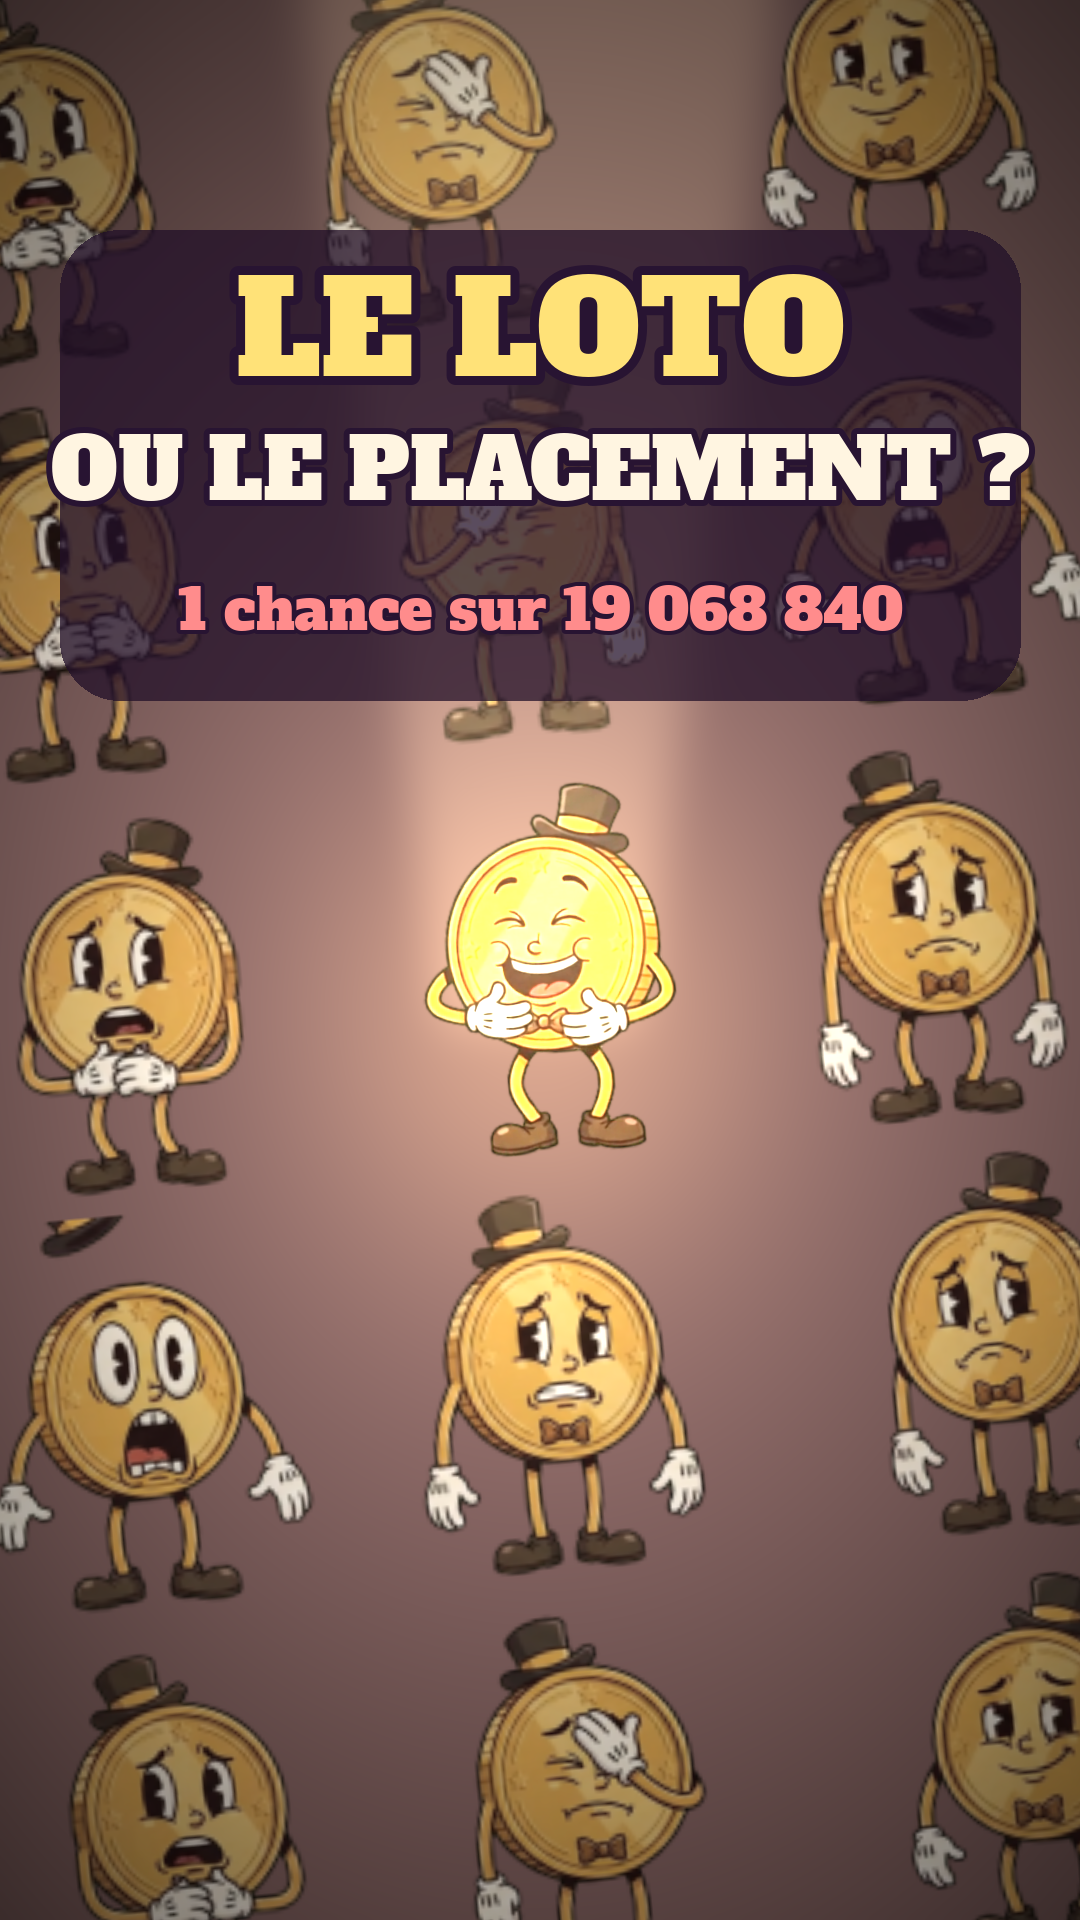

This chart was generated by the following Python code:
"""Couverture du Loto : la foule de Mister Coin inquiets, TOI qui rit sous le projecteur, « LOTO OU PLACEMENT ? »."""
import os, numpy as np
from PIL import Image, ImageDraw, ImageFont
import zoom_foule as ZF
D = os.path.dirname(os.path.abspath(__file__)); F = f'{D}/../../fonts/AlfaSlabOne-Regular.ttf'
W, H = 1080, 1920
im, (x, y, sz) = ZF.frame(.97, W, H, cy=1020, ta=.35)
img = Image.fromarray(np.clip(im[..., ::-1], 0, 255).astype(np.uint8)).convert('RGBA')
lay = Image.new('RGBA', (W, H), 0); d = ImageDraw.Draw(lay)
d.rounded_rectangle([60, 230, 1020, 700], 60, fill=(33, 15, 40, 190))
def t(txt, yy, s, col): d.text((W/2, yy), txt, font=ImageFont.truetype(F, s), anchor='mm', fill=col, stroke_width=max(4, s//14), stroke_fill=(40, 20, 50))
t("LE LOTO", 330, 130, (255, 226, 120)); t("OU LE PLACEMENT ?", 470, 84, (255, 245, 225)); t("1 chance sur 19 068 840", 610, 56, (255, 140, 140))
img = Image.alpha_composite(img, lay); img.convert('RGB').save(f'{D}/couverture.png'); print('ok')
